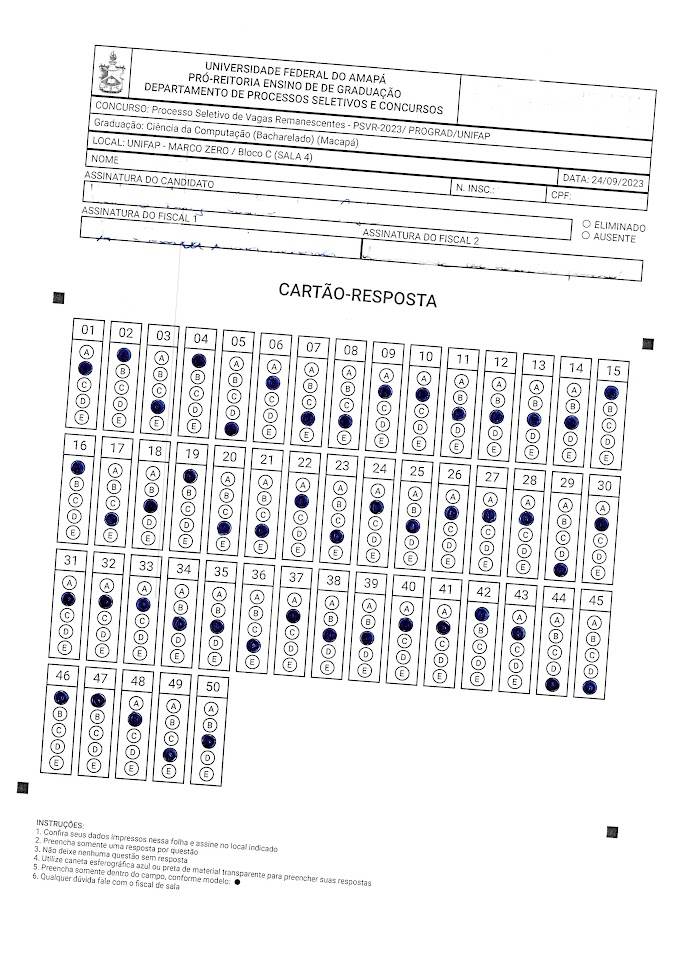
#> input picture cartao3.jpg, 680 x 961 px
$ python leitor.py
#> lines starting #> are read from the running program, lines starting #| are printed output that depends on the picture; after the words box and inside, x2 and y2 are one past the last pixel; in counts of white or black regions, pixels touching at a corner belong together
import cv2
import numpy as np
from dados import GABARITO, questoes_coordenadas

# Parâmetros gerais
ARQUIVO_IMAGEM = 'cartao3.jpg'
NUM_QUESTOES = 50
fator_zoom = 1.0
zoom_incremento = 0.01
angulo = 0
deslocamento_vertical = 0
deslocamento_horizontal = 0
alternativas_marcadas = [-1] * NUM_QUESTOES

def preprocessar_imagem(imagem):
    """Pré-processa a imagem para binarização."""
    imagem_cinza = cv2.cvtColor(imagem, cv2.COLOR_BGR2GRAY)
    imagem_cinza = cv2.medianBlur(imagem_cinza, 5)
    _, imagem_binaria = cv2.threshold(imagem_cinza, 150, 255, cv2.THRESH_BINARY_INV)
    return imagem_binaria

def desenhar_retangulos(imagem, coordenadas):
    """Desenha retângulos fixos na tela."""
    for (x, y, w, h) in coordenadas:
        cv2.rectangle(imagem, (x, y), (x + w, y + h), (255, 255, 255), 2)
    return imagem

def desenhar_quadrados_cantos(imagem, coordenadas_cantos):
    """Desenha quadrados nos cantos especificados."""
    for (x, y, tamanho) in coordenadas_cantos:
        cv2.rectangle(imagem, (x, y), (x + tamanho-15, y + tamanho-15), (255, 0, 255), 1)
    return imagem

def calcular_nota(imagem_binaria, questoes_coordenadas, gabarito):
    """Calcula a nota com base nas alternativas marcadas."""
    nota = 0
    for i, questao_coordenadas in enumerate(questoes_coordenadas):
        preenchidos = []  # Lista para armazenar as alternativas marcadas
        maior_preto = 0
        Npreenchido = 0  # Contador de alternativas preenchidas

        # Verifica as alternativas de cada questão
        for j, (x, y, w, h) in enumerate(questao_coordenadas):
            regiao = imagem_binaria[y:y+h, x:x+w]
            num_pretos = cv2.countNonZero(regiao)

            # Se a quantidade de pixels pretos for significativa, considera como marcada
            if num_pretos > maior_preto:
                maior_preto = num_pretos
                preenchidos = [j]  # Marca a alternativa encontrada
                Npreenchido = 1  # Inicializa o contador de alternativas preenchidas
            elif num_pretos == maior_preto:
                preenchidos.append(j)  # Caso haja mais de uma alternativa marcada
                Npreenchido += 1  # Incrementa o contador

        # Se mais de uma alternativa estiver marcada, marca como erro
        alternativas_marcadas[i] = preenchidos[0] if Npreenchido == 1 else -1

        alternativa_certa = ord(gabarito[i]) - ord('A')

        if alternativas_marcadas[i] != -1:
            # Se houver apenas uma alternativa marcada, verifica se é a correta
            if alternativas_marcadas[i] == alternativa_certa:
                nota += 1  # Conta como certa
            print(f'Questão {i + 1}: Alternativa marcada: {chr(alternativas_marcadas[i] + ord("A"))}')
        else:
            print(f'Questão {i + 1}: Nenhuma alternativa válida ou mais de uma marcada.')

    return nota


def desenhar_resultados(imagem, questoes_coordenadas, alternativas_marcadas, gabarito):
    """Desenha os resultados na imagem."""
    for i, questao_coordenadas in enumerate(questoes_coordenadas):
        for j, (x, y, w, h) in enumerate(questao_coordenadas):
            cor = (0, 255, 0) if j == alternativas_marcadas[i] else (0, 0, 255)
            cv2.rectangle(imagem, (x, y), (x+w, y+h), cor, 2)
    return imagem
# Carrega a imagem
imagem = cv2.imread(ARQUIVO_IMAGEM)
#> imagem is the input picture: shape (961, 680, 3); mean B, G, R 237.9, 237.3, 237.3
if imagem is None:
    print(f"Erro ao carregar a imagem: {ARQUIVO_IMAGEM}")
    exit()

# Recorte da imagem (ajustar conforme necessário)
altura, largura = imagem.shape[:2]
#> altura = 961; largura = 680
inicio_corte = int(altura * 0.3)
#> inicio_corte = 288
fim_corte = int(altura * 0.9)
#> fim_corte = 864
imagem_cortada = imagem[inicio_corte:fim_corte, 0:largura]
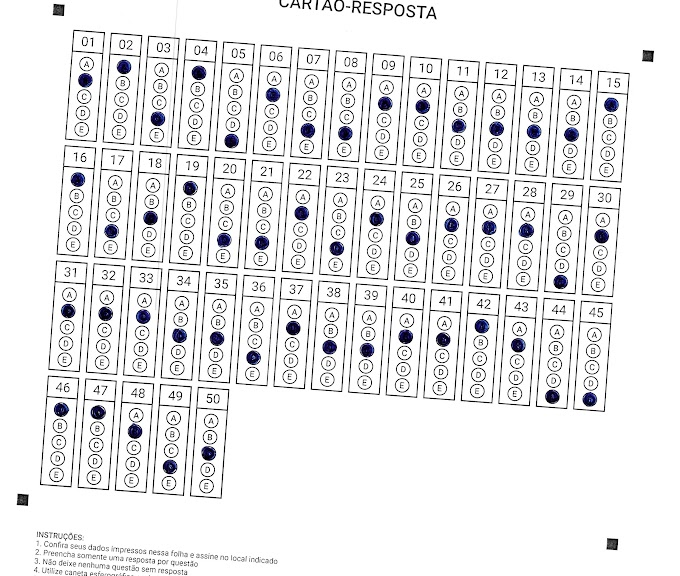
#> imagem_cortada: shape (576, 680, 3); mean B, G, R 234.3, 233.4, 233.4

# Pré-processa a imagem cortada
imagem_binaria = preprocessar_imagem(imagem_cortada)
#> in preprocessar_imagem, `imagem_cinza = cv2.medianBlur(imagem_cinza, 5)`:
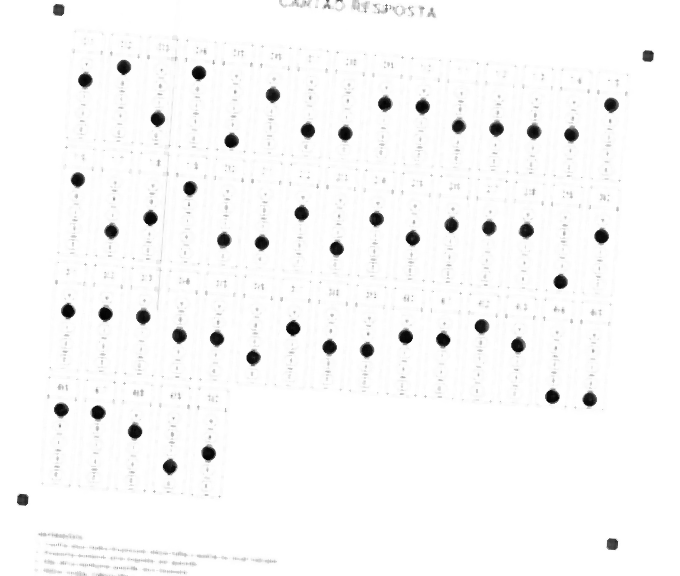
#> imagem_cinza: shape (576, 680); min 3, max 255, mean 248.2
#> in preprocessar_imagem, `_, imagem_binaria = cv2.threshold(imagem_cinza, 150, 255, cv2.THRESH_B..`:
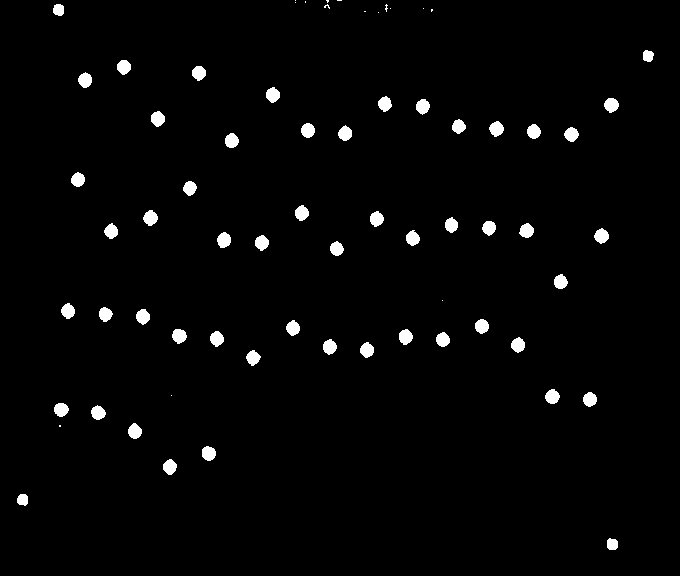
#> imagem_binaria: shape (576, 680); 2.2% white; 69 white regions (15 under 20 px), largest, box (x1, y1, x2, y2) and area: (217, 232, 231, 248) 169, (143, 210, 158, 226) 168, (489, 121, 504, 137) 167

# Controle de rotação, zoom e deslocamento
coordenadas_cantos = [
    (40, 25, 26),  # Superior esquerdo
    (imagem_cortada.shape[1] - 48, 29, 26),  # Superior direito
    (40, imagem_cortada.shape[0] - 61, 26),  # Inferior esquerdo
    (imagem_cortada.shape[1] - 50, imagem_cortada.shape[0] - 58, 26)  # Inferior direito
]
while True:
    # Aplica a rotação e zoom na imagem binária
    rotacao_matriz = cv2.getRotationMatrix2D((imagem_cortada.shape[1] // 2, imagem_cortada.shape[0] // 2), angulo, fator_zoom)
#> rotacao_matriz = [[1, 0, 0], [0, 1, 0]]
    imagem_rotacionada_binaria = cv2.warpAffine(imagem_binaria, rotacao_matriz, (imagem_cortada.shape[1], imagem_cortada.shape[0]))
    imagem_rotacionada_cortada = cv2.warpAffine(imagem_cortada, rotacao_matriz, (imagem_cortada.shape[1], imagem_cortada.shape[0]))

    # Aplica os deslocamentos na imagem binária
    imagem_rotacionada_binaria = np.roll(imagem_rotacionada_binaria, deslocamento_vertical, axis=0)
    imagem_rotacionada_binaria = np.roll(imagem_rotacionada_binaria, deslocamento_horizontal, axis=1)

    # Aplica os deslocamentos na imagem cortada
    imagem_rotacionada_cortada = np.roll(imagem_rotacionada_cortada, deslocamento_vertical, axis=0)
    imagem_rotacionada_cortada = np.roll(imagem_rotacionada_cortada, deslocamento_horizontal, axis=1)

    # Cria uma cópia da imagem para exibição
    imagem_exibicao = imagem_rotacionada_binaria.copy()

    # Desenha retângulos **fixos** na tela (sem relação com a imagem)
    for questao_coordenadas in questoes_coordenadas:
        imagem_exibicao = desenhar_retangulos(imagem_exibicao, questao_coordenadas)
#> this loop made 50 passes
#> pass 1, `imagem_exibicao = desenhar_retangulos(imagem_exibicao, questao_coorden..`:
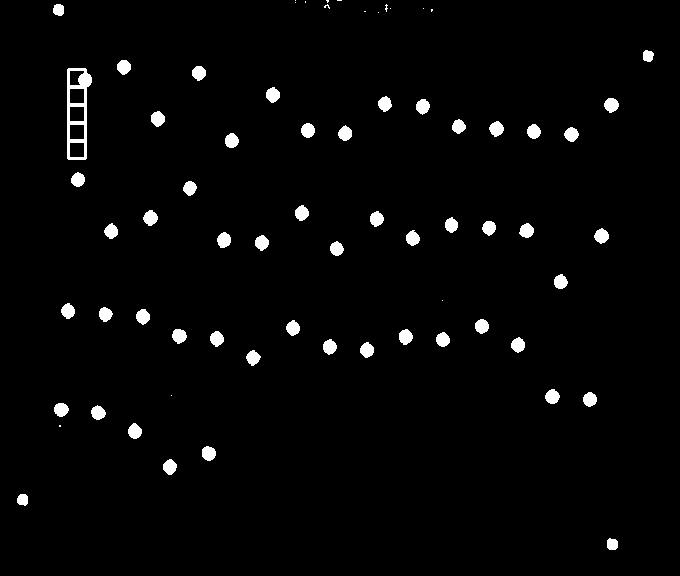
#> imagem_exibicao: shape (576, 680); 2.4% white; 69 white regions (15 under 20 px), largest, box (x1, y1, x2, y2) and area: (67, 68, 92, 160) 967, (217, 232, 231, 248) 169, (143, 210, 158, 226) 168
#> pass 3, `imagem_exibicao = desenhar_retangulos(imagem_exibicao, questao_coorden..`:
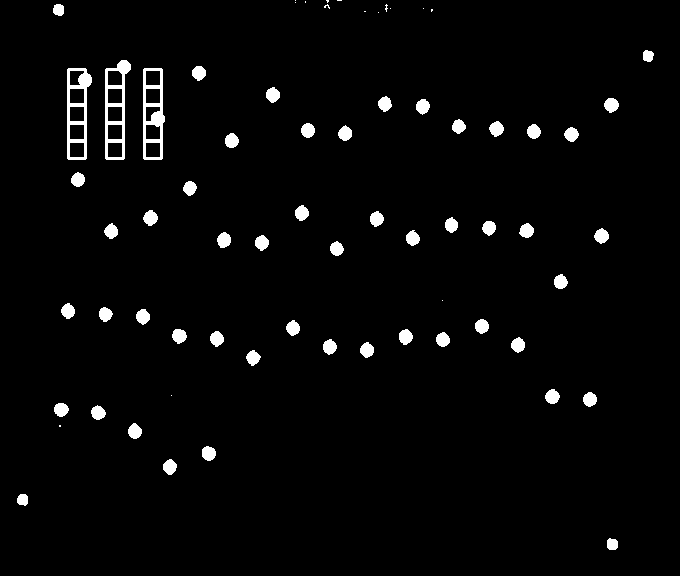
#> imagem_exibicao: shape (576, 680); 2.8% white; 69 white regions (15 under 20 px), largest, box (x1, y1, x2, y2) and area: (105, 60, 131, 160) 981, (67, 68, 92, 160) 967, (143, 68, 165, 160) 956
#> after the loop:
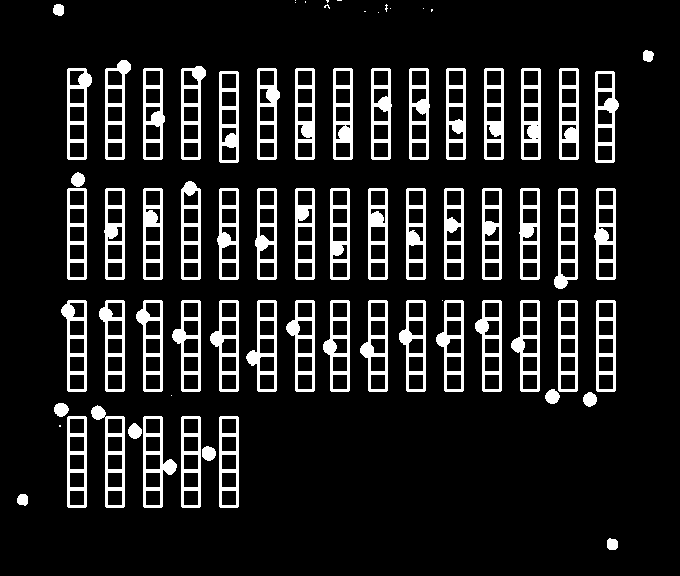
#> imagem_exibicao: shape (576, 680); 12.6% white; 75 white regions (15 under 20 px), largest, box (x1, y1, x2, y2) and area: (143, 416, 177, 508) 1017, (91, 405, 125, 508) 1016, (333, 68, 353, 160) 989

    # Desenha os quadrados nos cantos
    imagem_exibicao = desenhar_quadrados_cantos(imagem_exibicao, coordenadas_cantos)

    # Exibe a imagem ajustada
    cv2.imshow("Imagem com Retângulos Fixos", imagem_exibicao)
    tecla = cv2.waitKey(30)
#> (key q is pressed here)

    if tecla == ord('q'):
        # Calcula a nota com base na imagem binária ajustada
        nota = calcular_nota(imagem_rotacionada_binaria, questoes_coordenadas, GABARITO)
#> after the loop in calcular_nota, `for i, questao_coordenadas in enumerate(questoes_coordenadas):`: alternativas_marcadas = 50 values, max 4 at index 28, min -1 at index 15, mean 1.3; nota = 14
#> nota = 14
        print(f"Nota final: {nota}/{NUM_QUESTOES}")
#| Nota final: 14/50

        # Desenha os resultados na imagem original cortada ajustada
        imagem_resultado = desenhar_resultados(imagem_rotacionada_cortada, questoes_coordenadas, alternativas_marcadas, GABARITO)
#> after the loop in desenhar_resultados, `for i, questao_coordenadas in enumerate(questoes_coordenadas):`:
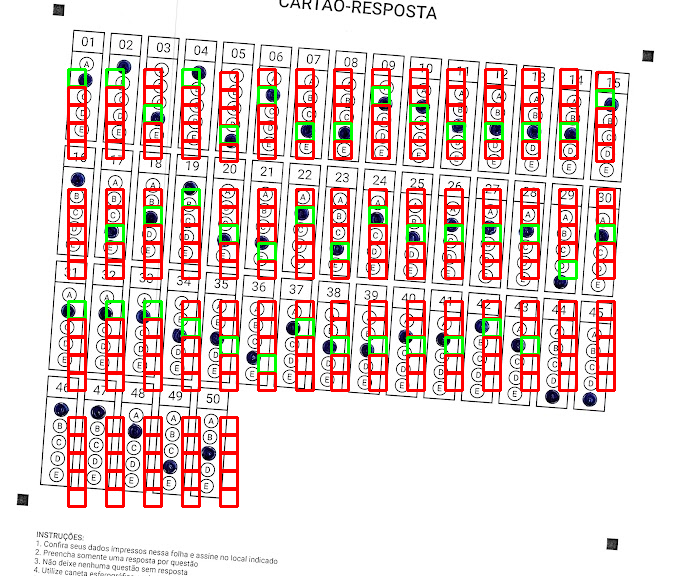
#> imagem: shape (576, 680, 3); mean B, G, R 210.3, 214.2, 233
        cv2.imshow("Resultados", imagem_resultado)
        cv2.imwrite("resultado.jpg", imagem_resultado)
    elif tecla == ord('z'):
        break
    elif tecla == ord('a'):
        angulo += 2
    elif tecla == ord('d'):
        angulo -= 2
    elif tecla == ord('w'):  # Tecla para zoom in
        fator_zoom += zoom_incremento
    elif tecla == ord('s'):  # Tecla para zoom out
        fator_zoom -= zoom_incremento
    elif tecla == ord('i'):
        deslocamento_vertical -= 2
    elif tecla == ord('k'):
        deslocamento_vertical += 2
    elif tecla == ord('j'):
        deslocamento_horizontal -= 2
    elif tecla == ord('l'):
        deslocamento_horizontal += 2

cv2.destroyAllWindows()

$ run again, with cartao1.jpg copied over cartao3.jpg
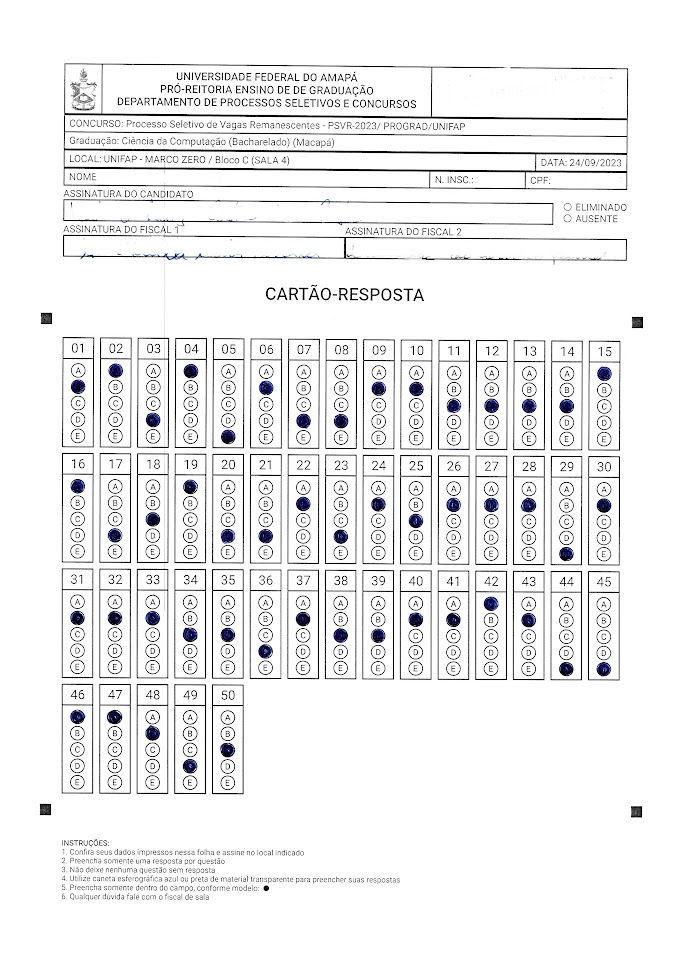
#> input picture cartao1.jpg, 680 x 961 px
#> imagem is the input picture: shape (961, 680, 3); mean B, G, R 238.8, 238.3, 238.3
#> imagem_binaria: shape (576, 680); 2.1% white; 69 white regions (14 under 20 px), largest, box (x1, y1, x2, y2) and area: (296, 125, 311, 141) 169, (146, 437, 160, 453) 165, (597, 79, 612, 94) 164
#> after the loop `for questao_coordenadas in questoes_coordenadas:`:
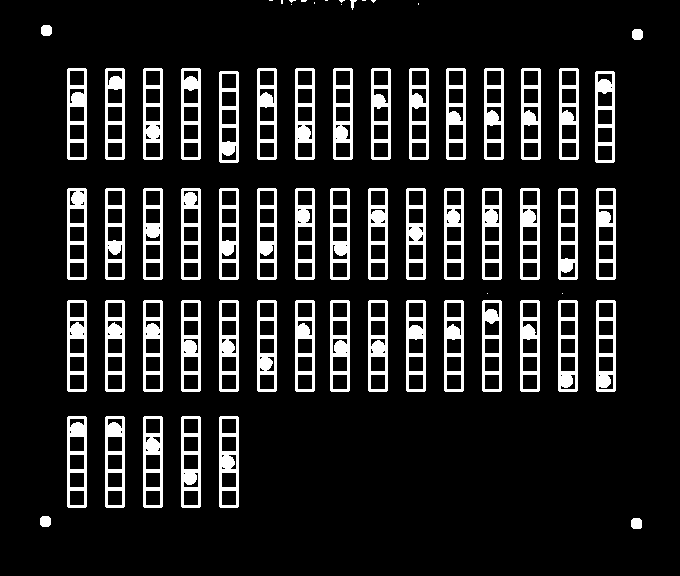
#> imagem_exibicao: shape (576, 680); 12.7% white; 69 white regions (14 under 20 px), largest, box (x1, y1, x2, y2) and area: (143, 68, 163, 160) 1014, (143, 416, 163, 508) 1011, (368, 188, 388, 280) 1007
#> after the loop in calcular_nota, `for i, questao_coordenadas in enumerate(questoes_coordenadas):`: alternativas_marcadas = 50 values, max 4 at index 4, min 0 at index 1, mean 1.66; nota = 19
#| Nota final: 19/50
#> after the loop in desenhar_resultados, `for i, questao_coordenadas in enumerate(questoes_coordenadas):`:
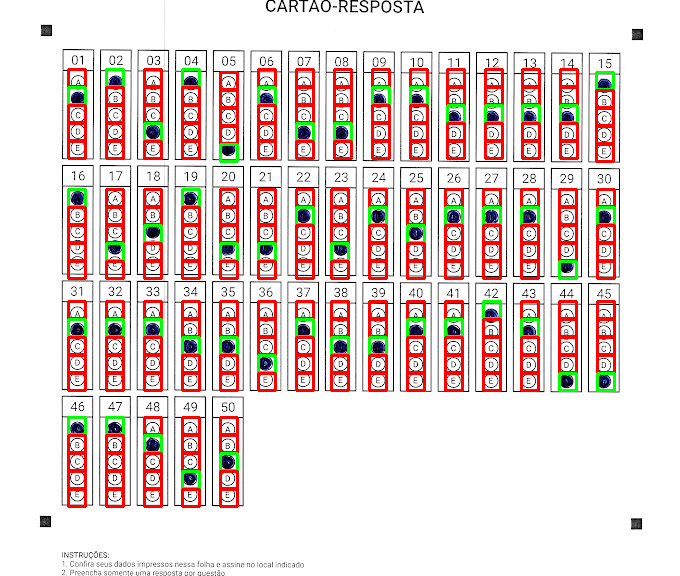
#> imagem: shape (576, 680, 3); mean B, G, R 210.6, 215.2, 232.2
